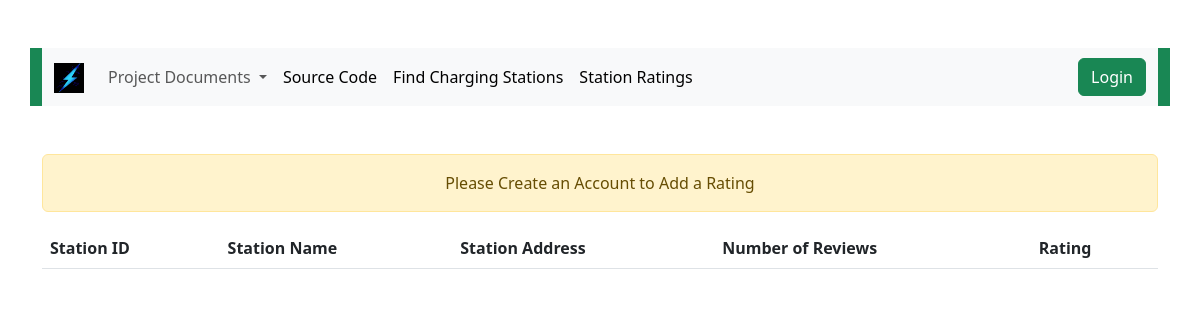
Before: /station-reviews-public.php with the older database file.
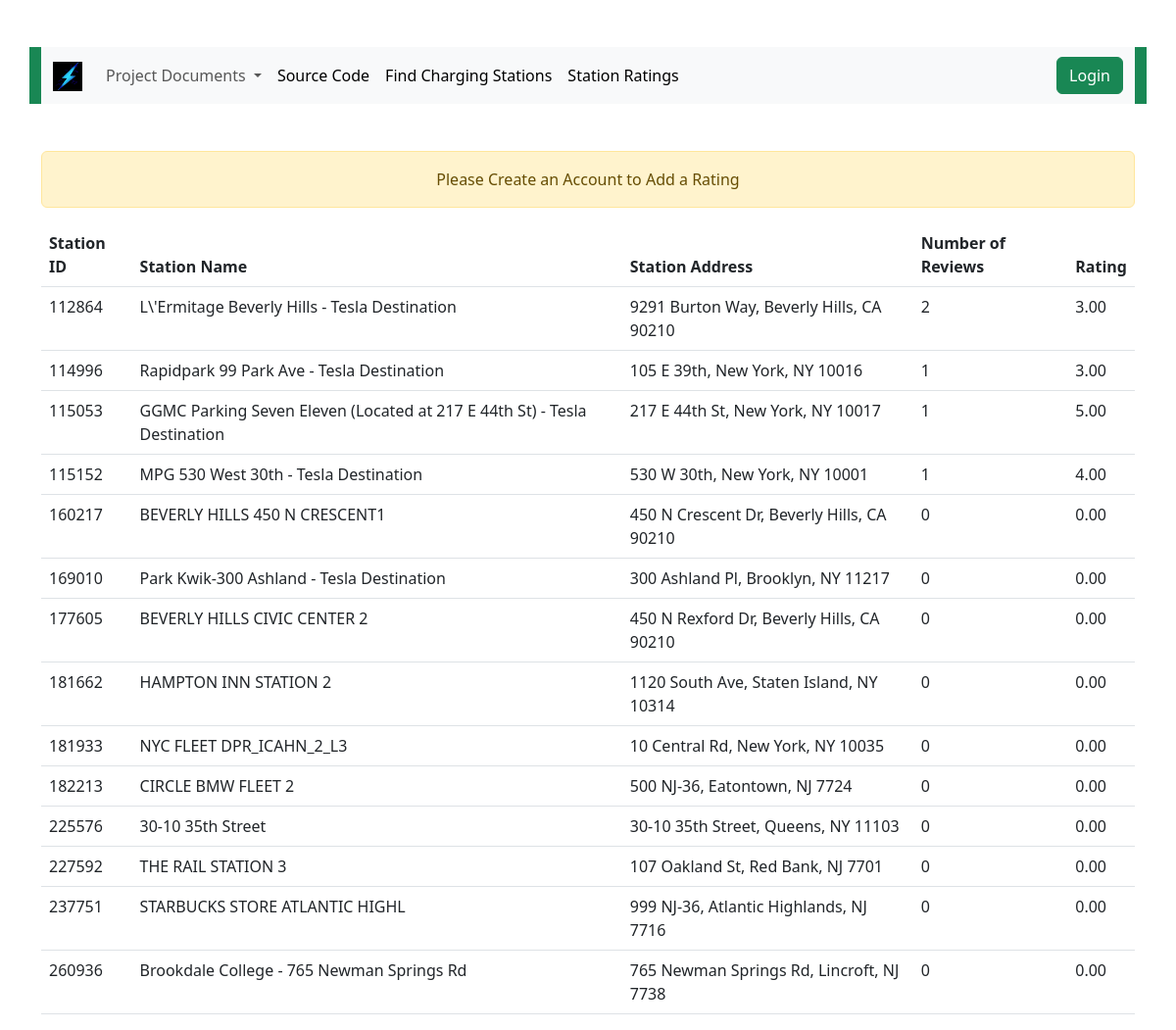
After: the same page with the newer database file.
### tables this page shows
CREATE TABLE `chargingstations` (
  `stationID` int(7) NOT NULL,
  `stationName` varchar(255) DEFAULT NULL,
  `stationAddress` varchar(255) DEFAULT NULL,
  `stationCity` varchar(50) DEFAULT NULL,
  `stationState` varchar(50) DEFAULT NULL,
  `stationZipcode` int(5) NOT NULL,
  `evConnectorTypes` varchar(100) DEFAULT NULL,
  `evNetwork` varchar(100) DEFAULT NULL,
  `chargePricing` varchar(100) DEFAULT NULL,
  `latitude` float DEFAULT NULL,
  `longitude` float DEFAULT NULL
);

### station-reviews-public.php (the view)
<?php
$mysqli = require __DIR__ . "/db-connection.php";
$query = "SELECT chargingstations.stationID, chargingstations.stationName, chargingstations.stationAddress, chargingstations.stationCity, chargingstations.stationState, chargingstations.stationZipcode, COUNT(stationreviews.stationID) AS numReviews, AVG(stationreviews.rating) AS avgRating FROM chargingstations LEFT JOIN stationreviews ON chargingstations.stationID = stationreviews.stationID GROUP BY chargingstations.stationID";
$result = $mysqli->query($query);
include_once "header.php";
?>
<div class="container">
    <div class="alert alert-warning text-center" role="alert">Please Create an Account to Add a Rating</div>
</div>
<div class="container">
    <table class="table">
        <thead>
            <tr>
            <th scope="col">Station ID</th>
            <th scope="col">Station Name</th>
            <th scope="col">Station Address</th>
            <th scope="col">Number of Reviews</th>
            <th scope="col">Rating</th>
            </tr>
        </thead>
        <tbody>
            <?php while ($row=$result->fetch_assoc()) : ?>
                <tr>
                    <td><?php echo $row["stationID"];?></td>
                    <td><?php echo $row["stationName"];?></td>
                    <td><?php echo $row["stationAddress"]. ", " . $row["stationCity"]. ", ". $row["stationState"]. " ". $row["stationZipcode"];?></td>
                    <td><?php echo $row["numReviews"];?></td>
                    <td><?php echo number_format($row["avgRating"], 2);?></td>
                </tr>
            <?php endwhile;?>
        </tbody>
    </table>
</div>
<?php
include_once "footer.php";
?>

### header.php (shortened to what this page needs)
<!doctype html>
<html lang="en">
<head>
    <link rel="stylesheet" href="css/background.css"/>
    <link href="https://cdn.jsdelivr.net/npm/bootstrap@5.3.0-alpha1/dist/css/bootstrap.min.css" rel="stylesheet"
>
</head>
<body class="index">
    <div class="container bg-success my-5">
        <nav class="navbar navbar-expand-lg bg-body-tertiary">
            <div class="container-fluid">
                <a class="navbar-brand" href="/ISI-490-WEBAPP/hello.php"><img src="resources/home-badge.jpg" width="30" height="30"></a>
                <div class="collapse navbar-collapse" id="navbarSupportedContent">
                    <ul class="navbar-nav me-auto mb-2 mb-lg-0">
                        <li class="nav-item dropdown">
                            <a class="nav-link dropdown-toggle" href="#" role="button" data-bs-toggle="dropdown" aria-expanded="false">
                                Project Documents
                            </a>
                        </li>
                        <li class="nav-item">
                            <a class="nav-link active" target="_blank" rel="noopener noreferrer"
                                href="https://github.com/uAreHere/ISI-490-EV-Charging-Services-Locator">Source Code</a>
                        </li>
                        <li class="nav-item">
                            <a class="nav-link active" href="/ISI-490-WEBAPP/station-locator.php">Find Charging Stations</a>
                        </li>
                        <li class="nav-item">
                            <a class="nav-link active" href="./station-reviews-public.php">Station Ratings</a>
                        </li>
                    </ul>
                    <a class="btn btn-success" role="button" href="/ISI-490-WEBAPP/login.php">Login</a>
                </div>
        </nav>
    </div>

### footer.php (shortened to what this page needs)
</body>
</html>

Changed rows visible on the page:
added chargingstations: stationID "112864", stationName "L\\'Ermitage Beverly Hills - Tesla Destination", stationAddress "9291 Burton Way", stationCity "Beverly Hills", stationState "CA", stationZipcode "90210", numReviews "2", avgRating "3.00"
added chargingstations: stationID "114996", stationName "Rapidpark 99 Park Ave - Tesla Destination", stationAddress "105 E 39th", stationCity "New York", stationState "NY", stationZipcode "10016", numReviews "1", avgRating "3.00"
added chargingstations: stationID "115053", stationName "GGMC Parking Seven Eleven (Located at 217 E 44th St) - Tesla Destination", stationAddress "217 E 44th St", stationCity "New York", stationState "NY", stationZipcode "10017", numReviews "1", avgRating "5.00"
added chargingstations: stationID "115152", stationName "MPG 530 West 30th - Tesla Destination", stationAddress "530 W 30th", stationCity "New York", stationState "NY", stationZipcode "10001", numReviews "1", avgRating "4.00"
added chargingstations: stationID "160217", stationName "BEVERLY HILLS 450 N CRESCENT1", stationAddress "450 N Crescent Dr", stationCity "Beverly Hills", stationState "CA", stationZipcode "90210", numReviews "0", avgRating "0.00"
added chargingstations: stationID "169010", stationName "Park Kwik-300 Ashland - Tesla Destination", stationAddress "300 Ashland Pl", stationCity "Brooklyn", stationState "NY", stationZipcode "11217", numReviews "0", avgRating "0.00"
added chargingstations: stationID "177605", stationName "BEVERLY HILLS CIVIC CENTER 2", stationAddress "450 N Rexford Dr", stationCity "Beverly Hills", stationState "CA", stationZipcode "90210", numReviews "0", avgRating "0.00"
added chargingstations: stationID "181662", stationName "HAMPTON INN STATION 2", stationAddress "1120 South Ave", stationCity "Staten Island", stationState "NY", stationZipcode "10314", numReviews "0", avgRating "0.00"
added chargingstations: stationID "181933", stationName "NYC FLEET DPR_ICAHN_2_L3", stationAddress "10 Central Rd", stationCity "New York", stationState "NY", stationZipcode "10035", numReviews "0", avgRating "0.00"
added chargingstations: stationID "182213", stationName "CIRCLE BMW FLEET 2", stationAddress "500 NJ-36", stationCity "Eatontown", stationState "NJ", stationZipcode "7724", numReviews "0", avgRating "0.00"
added chargingstations: stationID "225576", stationName "30-10 35th Street", stationAddress "30-10 35th Street", stationCity "Queens", stationState "NY", stationZipcode "11103", numReviews "0", avgRating "0.00"
added chargingstations: stationID "227592", stationName "THE RAIL STATION 3", stationAddress "107 Oakland St", stationCity "Red Bank", stationState "NJ", stationZipcode "7701", numReviews "0", avgRating "0.00"
added chargingstations: stationID "237751", stationName "STARBUCKS STORE ATLANTIC HIGHL", stationAddress "999 NJ-36", stationCity "Atlantic Highlands", stationState "NJ", stationZipcode "7716", numReviews "0", avgRating "0.00"
added chargingstations: stationID "260936", stationName "Brookdale College - 765 Newman Springs Rd", stationAddress "765 Newman Springs Rd", stationCity "Lincroft", stationState "NJ", stationZipcode "7738", numReviews "0", avgRating "0.00"
